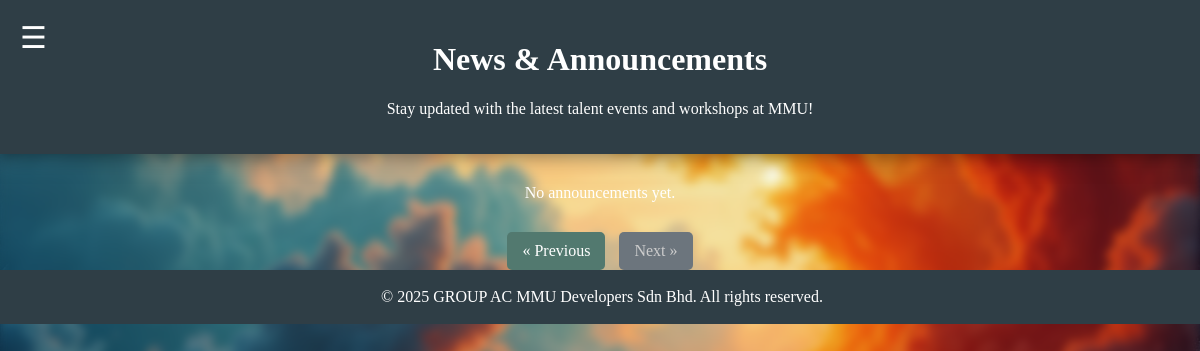
Before: /announcement.php?page=2 with the older database file.
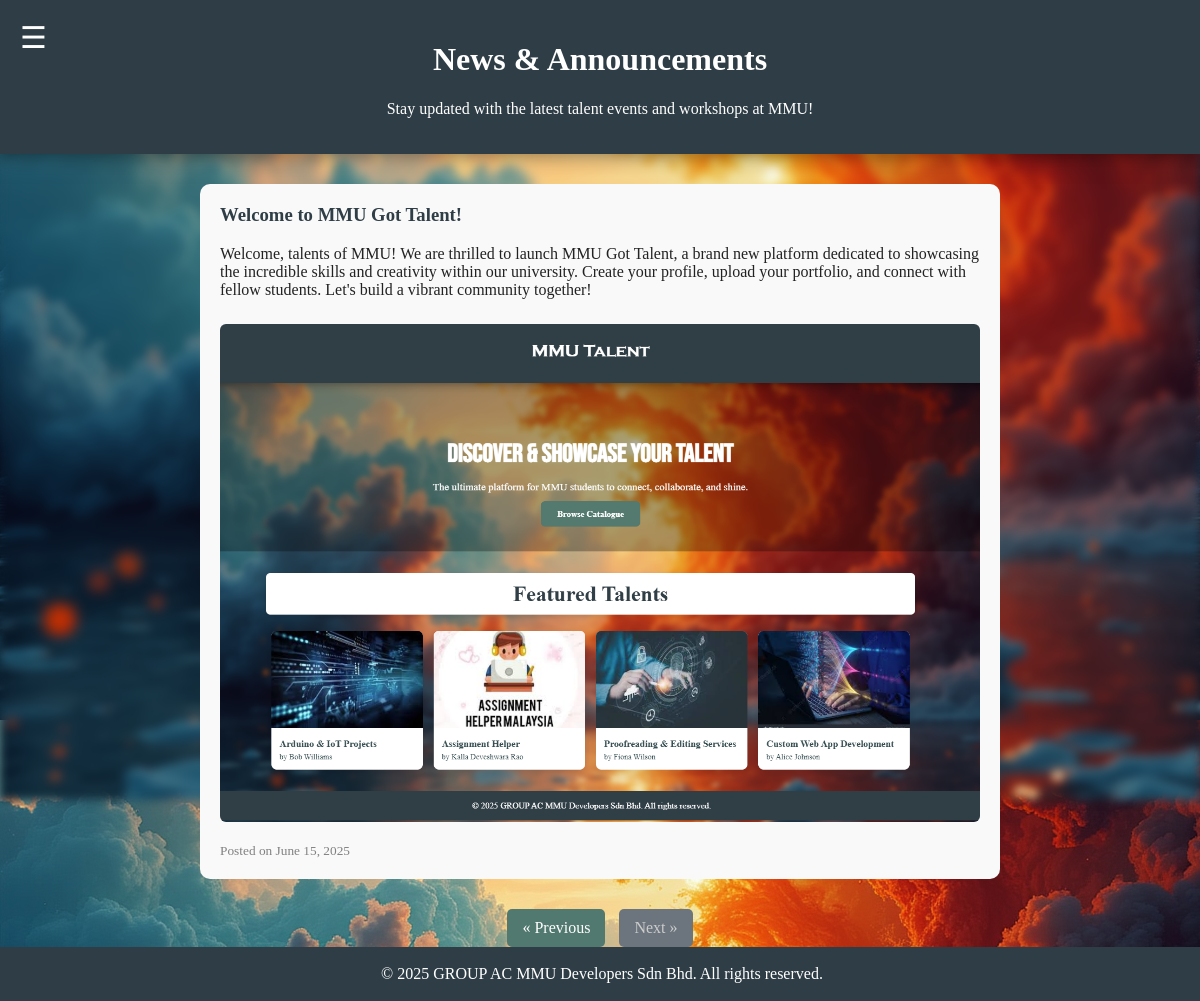
After: the same page with the newer database file.
### tables this page shows
CREATE TABLE `announcements` (
  `id` int(11) NOT NULL,
  `title` varchar(255) NOT NULL,
  `content` text NOT NULL,
  `posted_by` varchar(100) DEFAULT NULL,
  `created_at` timestamp NOT NULL DEFAULT current_timestamp(),
  `image_path` varchar(255) DEFAULT NULL
);

### announcement.php (the view, shortened to what this page needs)
<?php
require 'connection.php';
require 'header.php';
require 'navbar.php';
$limit = 3;
$page = isset($_GET['page']) ? (int)$_GET['page'] : 1;
$offset = ($page - 1) * $limit;
$count_result = $conn->query("SELECT COUNT(*) as total FROM announcements");
$total_announcements = $count_result->fetch_assoc()['total'];
$total_pages = ceil($total_announcements / $limit);
$stmt = $conn->prepare("SELECT * FROM announcements ORDER BY created_at DESC LIMIT ? OFFSET ?");
$stmt->bind_param("ii", $limit, $offset);
$stmt->execute();
$announcements = $stmt->get_result();
?>
<div id="main-content">
    <div class="title-container">
        <h1>News & Announcements</h1>
        <p style="color:white;">Stay updated with the latest talent events and workshops at MMU!</p>
    </div>
    <section style="max-width:800px;margin:30px auto;">
        <?php if ($announcements->num_rows > 0): ?>
            <?php while ($row = $announcements->fetch_assoc()): ?>
                <div class="faq-card"
                     style="margin-bottom:25px;background:#f9f9f9;padding:20px;border-radius:10px;">
                    <h3 style="margin-top:0;color:var(--color-title);">
                        <?= htmlspecialchars($row['title']) ?>
                    </h3>
                    <p style="margin-bottom:10px;">
                        <?= nl2br(htmlspecialchars($row['content'])) ?>
                    </p>
                    <?php if (!empty($row['image_path'])): ?>
                        <img src="images/uploads/announcements/<?= htmlspecialchars($row['image_path']) ?>"
                             alt="Announcement image"
                             style="max-width:100%;height:auto;margin:15px 0;border-radius:6px;">
                    <?php endif; ?>
                    <small style="color:gray;">
                        Posted on <?= date('F j, Y', strtotime($row['created_at'])) ?>
                    </small>
                </div>
            <?php endwhile; ?>
        <?php else: ?>
            <p style="text-align:center;color:white;">No announcements yet.</p>
        <?php endif; ?>
    </section>
    <div class="pagination">
        <?php if ($page > 1): ?>
            <a href="?page=<?php echo $page - 1; ?>">&laquo; Previous</a>
        <?php else: ?>
            <span class="disabled">&laquo; Previous</span>
        <?php endif; ?>
        <?php if ($page < $total_pages): ?>
            <a href="?page=<?php echo $page + 1; ?>">Next &raquo;</a>
        <?php else: ?>
            <span class="disabled">Next &raquo;</span>
        <?php endif; ?>
    </div>
</div>
<?php require 'footer.php'; ?>

Changed rows visible on the page:
added announcements: title "Welcome to MMU Got Talent!", content "Welcome, talents of MMU! We are thrilled to launch MMU Got Talent, a brand new platform dedicated to showcasing the incredible skills and creativity within our university. Create your profile, upload your portfolio, and connect with fellow students. Let's build a vibrant community together!", image_path (picture), created_at "June 15, 2025"
Other visible differences:
text no longer shown: "No announcements yet."
